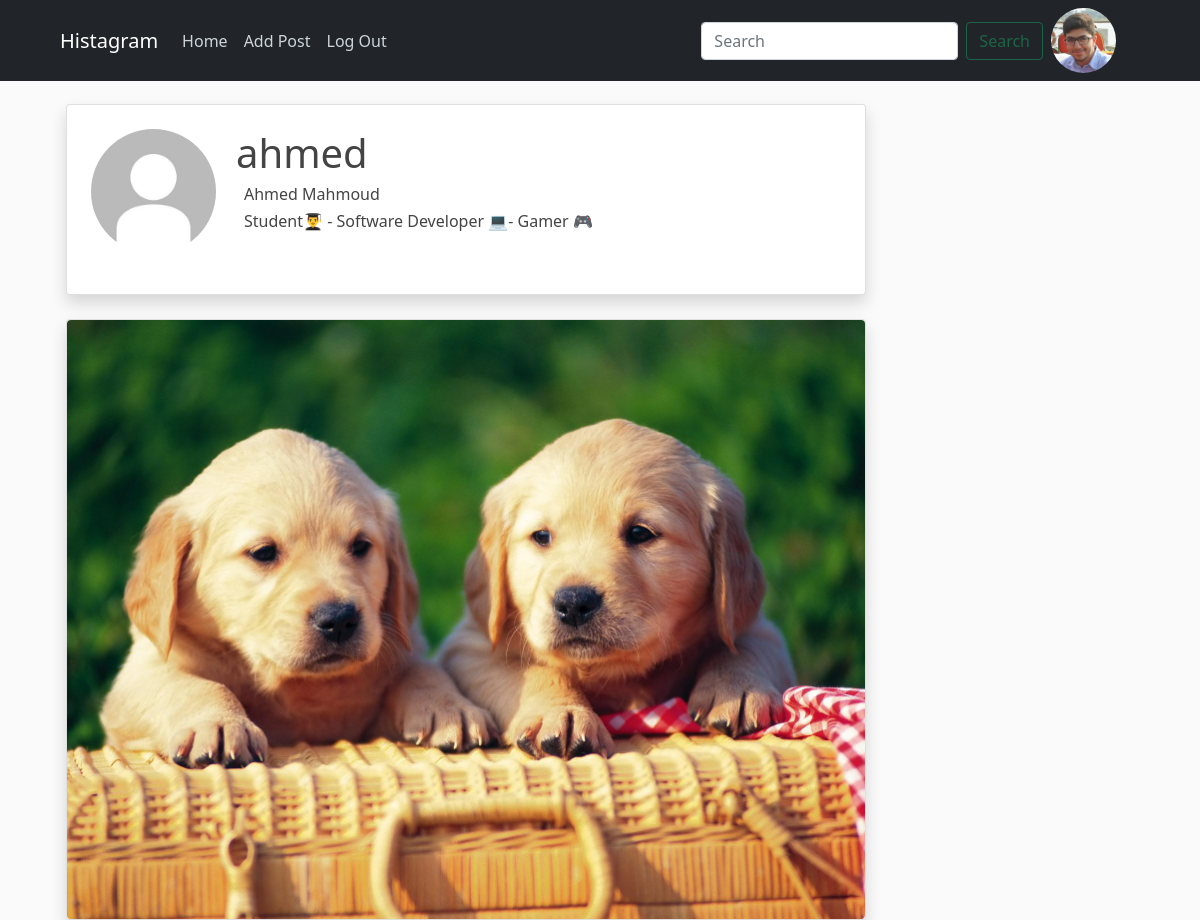
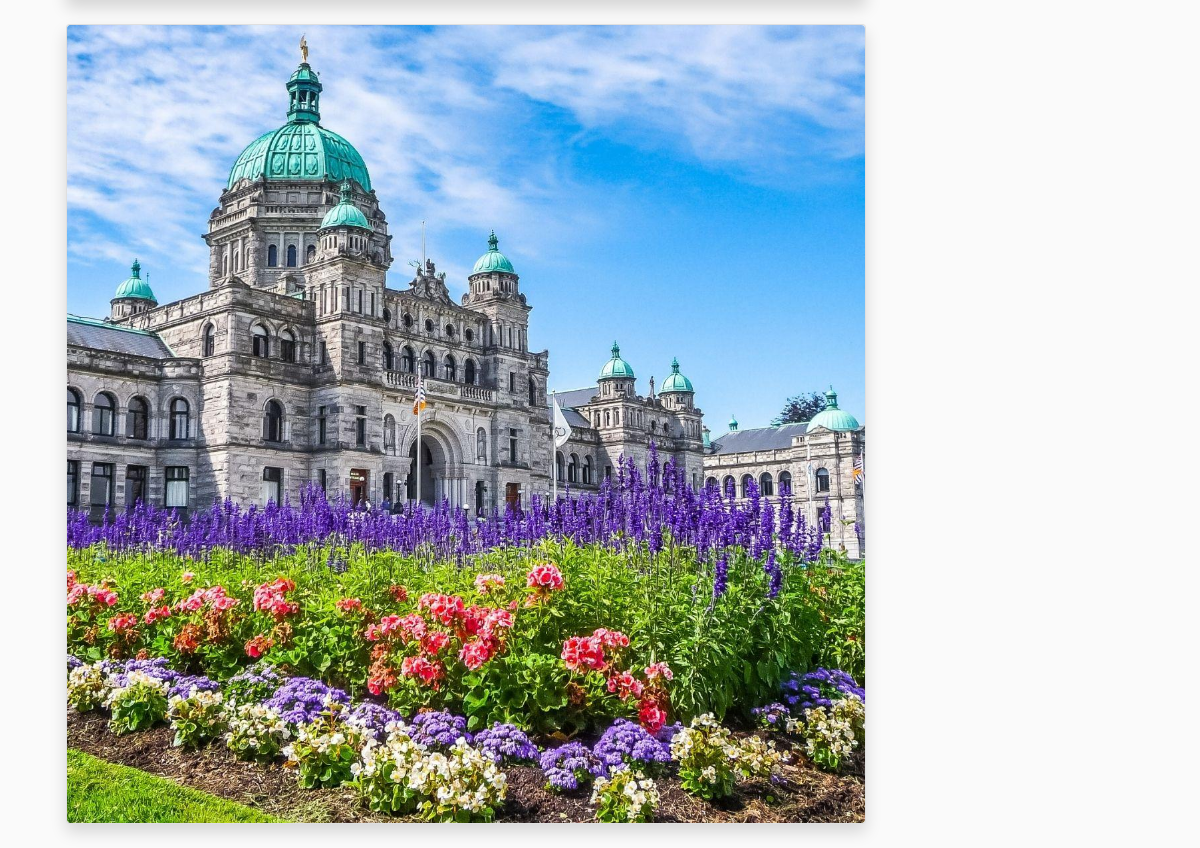
The app's page /user/1/profile (signed in) with its own data (2 pictures, top to bottom).
### users/models.py (models this page shows, shortened)
class Profile(models.Model):
    user = models.OneToOneField(User, on_delete=models.CASCADE)
    picture = models.ImageField(default="DefaultPP.jpg", upload_to="ProfilePictures")
    status = models.CharField(max_length=300, default="")
    name = models.CharField(max_length=150, default="")

### posts/models.py (models this page shows, shortened)
class Posts(models.Model):
    caption = models.CharField(max_length=2200)
    date_posted = models.DateTimeField(default=timezone.now)
    image = models.ImageField(upload_to="PostsImages")
    user = ForeignKey(User, on_delete=models.CASCADE, related_name="userposts")

### users/views.py (the view)
# urls.py: path("<int:pk>/profile", ProfileDetailView.as_view(), name="profile"),
class ProfileDetailView(LoginRequiredMixin, DetailView):
    model = Profile
    template_name = "users/profile.html"

### users/templates/users/profile.html (shortened to what this page needs)
{% extends "posts/base.html" %}
{% block content %}
<div class="col-md-50">
   <div class="card shadow p-4 m-4 bg-white rounded" style="width: 50rem;">
    <div class="media " style='display:flex'>
      <img class="rounded-circle account-img" src="{{ object.picture.url}}">
      <div class="media-body">
        <h2 class="account-heading">{{ object.user.username }}</h2>
        <h6 class="m-2" >{{ object.name }}</h6>
        <h6 class="m-2">{{ object.status }}</p>
      </div>
    </div>
   </div>
   {% for post in object.user.userposts.all %}
   <a href="{% url 'detail-post' post.pk %}">
   <div class="card shadow p-0 m-4 bg-white rounded" style="width: 50rem;">
      <img class="card-img-body rounded" src="{{ post.image.url }}" alt="Card image cap">
   </div>
   </a>
   {% endfor %}
</div>
   {% endblock %}

### posts/templates/posts/base.html (shortened to what this page needs)
{% load static %}
<!DOCTYPE html>
<html lang="en">
<head>
    <link href="https://cdn.jsdelivr.net/npm/bootstrap@5.1.3/dist/css/bootstrap.min.css" rel="stylesheet">
    <link rel="stylesheet" type="text/css" href="{% static 'posts/main.css' %}">
</head>
<body>
  <header class="site-header">
  <nav class="navbar navbar-expand-lg fixed-top navbar-dark bg-dark px-5">
    <div class="container-fluid">
      <a class="navbar-brand" href="#">Histagram</a>
      <div class="collapse navbar-collapse" id="navbarScroll">
        <ul class="navbar-nav me-auto my-2 my-lg-0 navbar-nav-scroll" style="--bs-scroll-height: 100px;">
          {% if user.is_authenticated %}
          <li class="nav-item">
            <a class="nav-link" href="{% url 'homepage' %}">Home</a>
          </li>
          <li class="nav-item">
            <a class="nav-link" href="{% url 'create-post' %}">Add Post</a>
          </li>
          <li class="nav-item">
            <a class="nav-link" href="{% url 'logout' %}" >Log Out</a>
          </li>
          {% endif %}
        </ul>
        {% if user.is_authenticated %}
        <form action="{% url 'search-profile' %}"  class="d-flex">
          <input id='search-bar' name="q" class="form-control me-2" type="search" placeholder="Search" aria-label="Search">
          <button id='search-button' class="btn btn-outline-success" type="submit">Search</button>
        </form>
        <a class="px-2"  href="{% url 'profile' user.profile.pk %}">
          <img class="rounded-circle article-img" src="{{ user.profile.picture.url }}" />
        </a>
        {% endif %}
      </div>
    </div>
  </nav>
</header>
<div class="container">
  <div class="row">
      {% block content %}
      {% endblock %}
  </div>
</div>
</body>
</html>

### posts/static/posts/main.css (style rules this page uses)
body { background: #fafafa; color: #333333; margin-top: 5rem; }
h1, h2, h3, h4, h5, h6 { color: #444444; }
ul { margin: 0; }
.site-header .navbar-nav .nav-link { color: #cbd5db; }
.article-img { height: 65px; width: 65px; margin-right: 16px; }
.account-img { height: 125px; width: 125px; margin-right: 20px; margin-bottom: 16px; }
.account-heading { font-size: 2.5rem; }

### records on screen
Profile: picture (placeholder picture), user.username "ahmed", name "Ahmed Mahmoud", status "Student👨‍🎓 - Software Developer 💻- Gamer 🎮"
Posts: image (picture)
Posts: image (picture)
